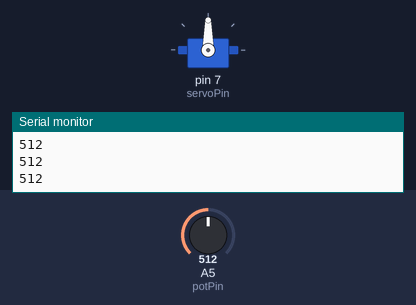
A sketch run on a simulated Arduino Uno, built with avr-gcc and run on an emulated ATmega328P. Shown: servo, the last lines printed to the serial monitor. The inputs (shaded band) are chosen by the test bench; at power-on: A5 (potPin) = 512.

Above: at 1.2 s.
1.3 s: A5 (potPin) set to 716
At 2.3 s:
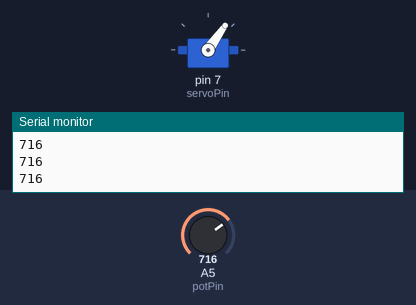
2.8 s: A5 (potPin) set to 900
At 3.6 s:
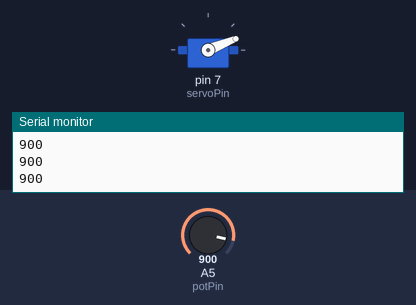
4.3 s: A5 (potPin) set to 1023
At 4.7 s:
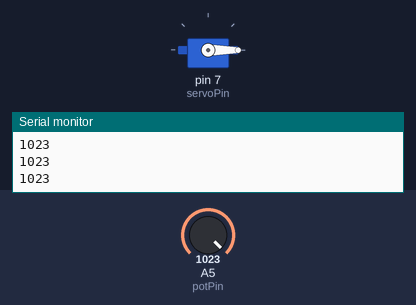
5.8 s: A5 (potPin) set to 306
At 7.0 s:
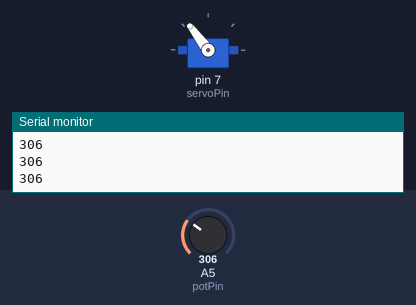
7.3 s: A5 (potPin) set to 122
At 8.2 s:
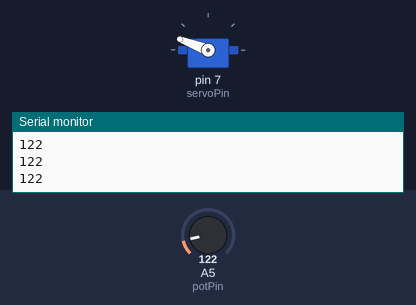
8.8 s: A5 (potPin) set to 0
At 9.1 s:
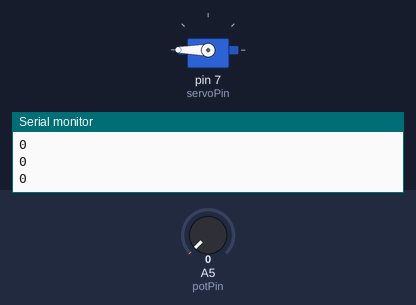
Timing chart, 0 to 11.3 s (numbered marks = the images above; inputs shaded):
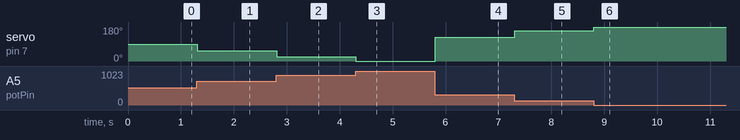

The sketch:

main.ino
```cpp
int potPin = A5;
int servoPin = 7;
int potVal;
float servoAngle;

#include <Servo.h>

Servo myservo;

void setup() {
  // put your setup code here, to run once:
  pinMode(potPin, INPUT);
  Serial.begin(9600);
  myservo.attach(servoPin);
}

void loop() {
  // put your main code here, to run repeatedly:
  potVal = analogRead(potPin);
  Serial.println(potVal);
  servoAngle = map(potVal, 0, 1023, 180, 0);
  // servoAngle = ((-0.175953) * potVal) + 180;
  myservo.write(servoAngle);
}
```

Measured:
- after the input at 1.3 s, servo on pin 7 (servoPin): 90° → 55° at once
- after the input at 2.8 s, servo on pin 7 (servoPin): 55° → 22° at once
- after the input at 4.3 s, servo on pin 7 (servoPin): 22° → 0° at once
- after the input at 5.8 s, servo on pin 7 (servoPin): 0° → 127° at once
- after the input at 7.3 s, servo on pin 7 (servoPin): 127° → 159° at once
- after the input at 8.8 s, servo on pin 7 (servoPin): 159° → 180° at once
